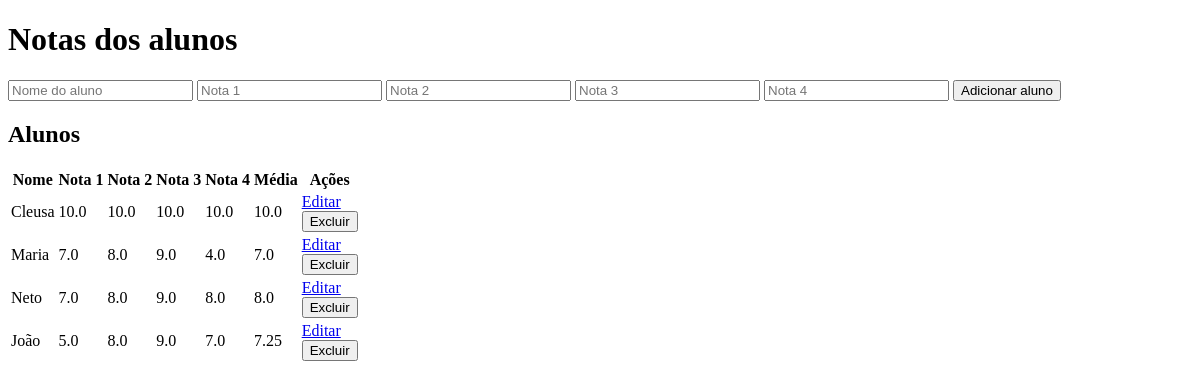
The app's page /, older data.
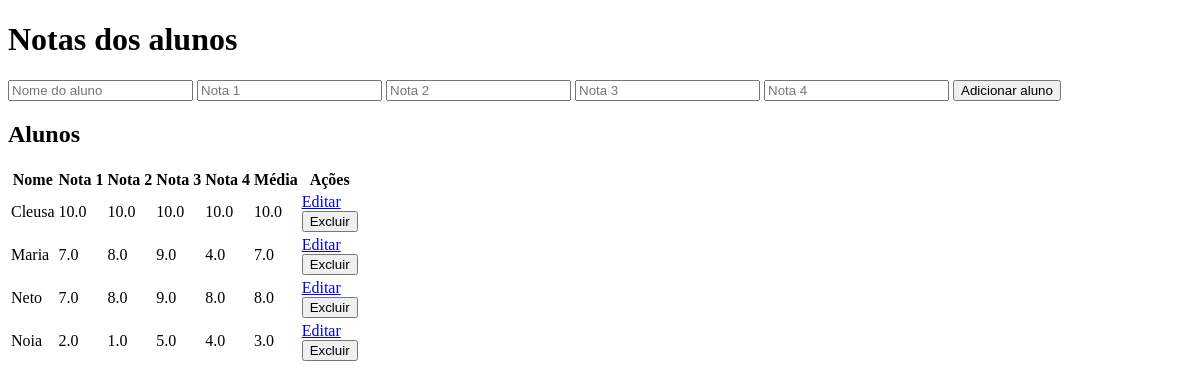
The same page, newer data.
### app.py (models this page shows, shortened)
class Student(db.Model):
    id = db.Column(db.Integer, primary_key=True)
    name = db.Column(db.String(50), nullable=False)
    grade1 = db.Column(db.Float, nullable=False)
    grade2 = db.Column(db.Float, nullable=False)
    grade3 = db.Column(db.Float, nullable=False)
    grade4 = db.Column(db.Float, nullable=False)

### app.py (the view, shortened to what this page needs)
@app.route('/', methods=['GET', 'POST'])
def index():
    students = Student.query.all()
    return render_template('index.html', students=students)

### templates/index.html (shortened to what this page needs)
<!DOCTYPE html>
<html>
<head>
</head>
<body>
    <h1>Notas dos alunos</h1>
    <form method="POST">
        <input type="text" name="name" placeholder="Nome do aluno" required>
        <input type="number" name="grade1" placeholder="Nota 1" required>
        <input type="number" name="grade2" placeholder="Nota 2" required>
        <input type="number" name="grade3" placeholder="Nota 3" required>
        <input type="number" name="grade4" placeholder="Nota 4" required>
        <input type="submit" value="Adicionar aluno">
    </form>
    <h2>Alunos</h2>
<table>
    <tr>
        <th>Nome</th>
        <th>Nota 1</th>
        <th>Nota 2</th>
        <th>Nota 3</th>
        <th>Nota 4</th>
        <th>Média</th>
        <th>Ações</th>
    </tr>
    {% for student in students %}
    <tr>
        <td>{{ student.name }}</td>
        <td>{{ student.grade1 }}</td>
        <td>{{ student.grade2 }}</td>
        <td>{{ student.grade3 }}</td>
        <td>{{ student.grade4 }}</td>
        <td>{{ (student.grade1 + student.grade2 + student.grade3 + student.grade4) / 4 }}</td>
        <td>
            <a href="{{ url_for('edit', id=student.id) }}">Editar</a>
            <form method="POST" action="{{ url_for('delete', id=student.id) }}">
                <input type="submit" value="Excluir">
            </form>
        </td>
    </tr>
    {% endfor %}
</table>
</body>
</html>

Row changes from the older to the newer data that the page shows:
changed Student: name "João" → "Noia"; grade1 "5.0" → "2.0"; grade2 "8.0" → "1.0"; grade3 "9.0" → "5.0"; grade4 "7.0" → "4.0"; grade1+grade2+grade3 "7.25" → "3.0"
